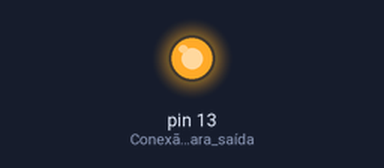
A sketch run on a simulated Arduino Uno, built with avr-gcc and run on an emulated ATmega328P. On the bench: output pins drawn as LEDs (lit = HIGH). What the sketch prints to the serial monitor is not drawn.

Above: at 0.1 s.
Timing chart, 0 to 1.6 s (numbered marks = the images above):
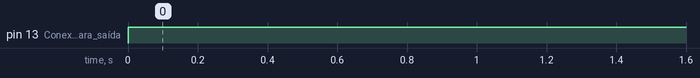

The sketch:

04-and-manter-led-ligado-e-exibir-informacao.ino
```cpp
/**
  Simulador do operador lógico AND
  Prensa com controle bi manual
  @author Erica Viana
*/

int led;

void setup() {
  pinMode(13, OUTPUT); // Conexão 13 é para saída
  Serial.begin(9600);
}

void loop() {
  digitalWrite(13, HIGH);
  led = digitalRead(13); // Leitura da porta digital (0 ou 1)
  Serial.println(led);
}
```

Measured:
- by itself, pin 13 (Conexão_13_é_para_saída): LOW → HIGH at 0.00 s
